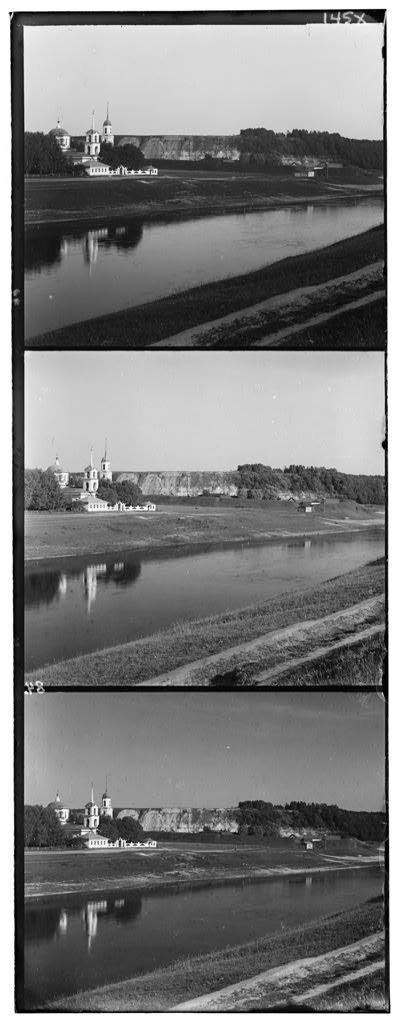
#> input picture MP1/part2/input/00125v.jpg, 400 x 1024 px; its folder holds only this picture in this run
$ python main4.py   (older library calls are emulated)
#> lines starting #> are read from the running program, lines starting #| are printed output that depends on the picture
import cv2
import numpy as np
import os
import time
import csv

def laplace_of_gaussian(image, sigma=0.01):
    """Apply a Laplacian of Gaussian filter to an image."""
    blurred = cv2.GaussianBlur(image, (5, 5), sigma)
    log_image = cv2.Laplacian(blurred, cv2.CV_64F)
    return log_image

def findshift(image1og, image2og):
    """Find the shift between two images."""
    image1 = laplace_of_gaussian(image1og)
    image2 = laplace_of_gaussian(image2og)

    fimage1 = np.fft.fft2(image1)
    fimage2 = np.fft.fft2(image2)
    fcimage2 = np.conjugate(fimage2)

    fc21 = fimage1 * fcimage2
    ifc = np.abs(np.fft.ifft2(fc21))

    max_index = np.unravel_index(np.argmax(ifc), ifc.shape)
    shift = (max_index[0], max_index[1])
    aligned_image2 = np.roll(image2og, shift, axis=(0, 1))

    return shift, aligned_image2, fc21

def visualize_inverse_fourier(fc_image, title):
    """Visualize the Inverse Fourier Transform of the given frequency domain image."""
    ifc_image = np.abs(np.fft.ifft2(fc_image))
    ifc_image = cv2.normalize(ifc_image, None, 0, 255, cv2.NORM_MINMAX).astype(np.uint8)
    return ifc_image

# Define base directory
base_dir = os.path.dirname(os.path.abspath(__file__))

# Define input and output directories
input_dir = os.path.join(base_dir, "input")
output_dir = os.path.join(base_dir, "results")

# Create output directory if it doesn't exist
os.makedirs(output_dir, exist_ok=True)

stamp = []

for filename in os.listdir(input_dir):
    if filename.lower().endswith((".jpg", ".jpeg", ".png",".tif",".TIF")):
        image_path = os.path.join(input_dir, filename)
        start_time = time.time()

        try:
            img = cv2.imread(image_path, cv2.IMREAD_GRAYSCALE)
#> img is the input picture: shape (1024, 400); min 0, max 255, mean 124.2
            if img is None:
                raise ValueError(f"Failed to read image: {filename}")

            height, width = img.shape
#> height = 1024; width = 400
            part_height = height // 3
#> part_height = 341
            blue = img[0:part_height, 0:width]
            green = img[part_height:2*part_height, 0:width]
            red = img[2*part_height:3*part_height, 0:width]
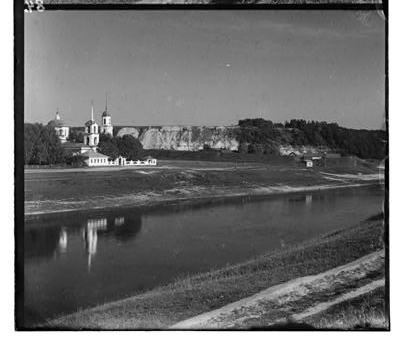
#> red: shape (341, 400); min 0, max 255, mean 106.9

            h, w = blue.shape
#> h = 341; w = 400
            crop_amount = int(0.12 * w)
#> crop_amount = 48
            crop_blue = blue[crop_amount:h-crop_amount, crop_amount:w-crop_amount]
            crop_green = green[crop_amount:h-crop_amount, crop_amount:w-crop_amount]
            crop_red = red[crop_amount:h-crop_amount, crop_amount:w-crop_amount]

            sg, ab, fc21g = findshift(crop_blue, crop_green)
#> in findshift, `ifc = np.abs(np.fft.ifft2(fc21))`:
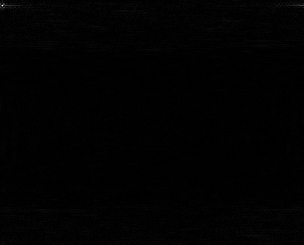
#> ifc: shape (245, 304) float64; min 5, max 19044616, mean 150666; drawn with min black and max white
#> in findshift, `max_index = np.unravel_index(np.argmax(ifc), ifc.shape)`: max_index = (5, 2)
#> in findshift, `aligned_image2 = np.roll(image2og, shift, axis=(0, 1))`:
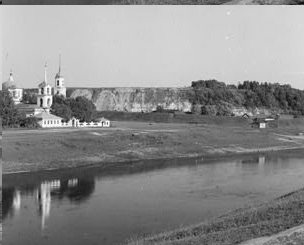
#> aligned_image2: shape (245, 304); min 6, max 255, mean 140.6
#> sg = (5, 2)
            sr, ar, fc21r = findshift(crop_blue, crop_red)
#> call 4 of laplace_of_gaussian, with sigma = 0.01
#> in laplace_of_gaussian (call 4), `log_image = cv2.Laplacian(blurred, cv2.CV_64F)`:
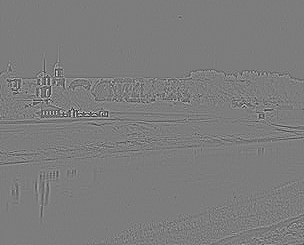
#> log_image: shape (245, 304) float64; min -326, max 340, mean 0; drawn with min black and max white
#> in findshift (call 2), `max_index = np.unravel_index(np.argmax(ifc), ifc.shape)`: max_index = (10, 1)
#> in findshift (call 2), `aligned_image2 = np.roll(image2og, shift, axis=(0, 1))`:
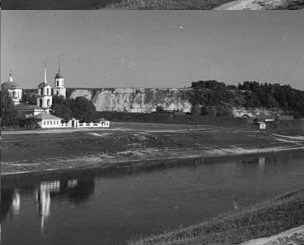
#> aligned_image2: shape (245, 304); min 3, max 255, mean 96.5
#> sr = (10, 1)

            print(f"Offset between Blue and Green: {sg}")
#| Offset between Blue and Green: (5, 2)
            print(f"Offset between Blue and Red: {sr}")
#| Offset between Blue and Red: (10, 1)

            imout = cv2.merge((crop_blue, ab, ar))
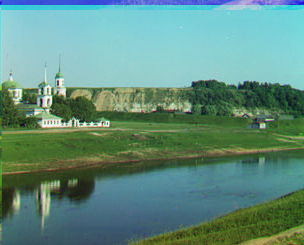
#> imout: shape (245, 304, 3); mean of channels 0, 1, 2 126.4, 140.6, 96.5; drawn as B, G, R

            bg_pre = visualize_inverse_fourier(np.fft.fft2(crop_blue) * np.conjugate(np.fft.fft2(crop_green)), "IFC Blue to Green - Unprocessed")
            br_pre = visualize_inverse_fourier(np.fft.fft2(crop_blue) * np.conjugate(np.fft.fft2(crop_red)), "IFC Blue to Red - Unprocessed")
#> call 2 of visualize_inverse_fourier, with fc_image = array of shape (245, 304), title = 'IFC Blue to Red - Unprocessed'
#> in visualize_inverse_fourier (call 2), `ifc_image = np.abs(np.fft.ifft2(fc_image))`:
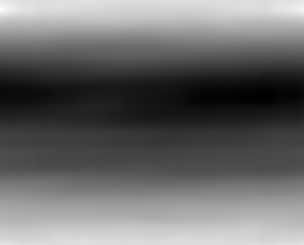
#> ifc_image: shape (245, 304) float64; min 797134859, max 1.06e+09, mean 908347650.3; drawn with min black and max white

            bg = visualize_inverse_fourier(fc21g, "IFC Blue to Green - Processed")
            br = visualize_inverse_fourier(fc21r, "IFC Blue to Red - Processed")

            end_time = time.time()
            total_time = end_time - start_time

            output_path = os.path.join(output_dir, os.path.splitext(filename)[0])
            os.makedirs(output_path, exist_ok=True)

            cv2.imwrite(os.path.join(output_path, "bg.png"), bg)
            cv2.imwrite(os.path.join(output_path, "br.png"), br)
            cv2.imwrite(os.path.join(output_path, "bg_pre.png"), bg_pre)
            cv2.imwrite(os.path.join(output_path, "br_pre.png"), br_pre)
            cv2.imwrite(os.path.join(output_path, "Aligned_result.png"), imout)

            stamp.append([filename, sg, sr, total_time])

        except Exception as e:
            print(f"Error processing {filename}: {str(e)}")

csv_file = os.path.join(output_dir, 'data_part1.csv')
try:
    with open(csv_file, mode='w', newline='') as file:
        writer = csv.writer(file)
        writer.writerow(['Filename', 'g_channel_shift (x,y)', 'r_channel_shift (x,y)', 'Total_time'])
        writer.writerows(stamp)
    print(f"CSV file saved successfully: {csv_file}")
except Exception as e:
    print(f"Error saving CSV file: {str(e)}")

$ run again, on MP1/part2/input/00398v.jpg
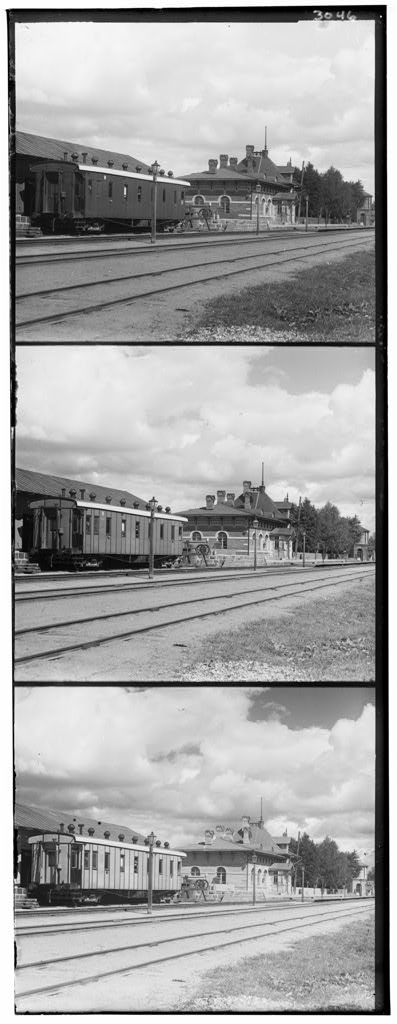
#> input picture MP1/part2/input/00398v.jpg, 397 x 1024 px
#> img is the input picture: shape (1024, 397); min 0, max 255, mean 163.6
#> max_index = (5, 3)
#> max_index = (11, 4)
#> in findshift (call 2), `aligned_image2 = np.roll(image2og, shift, axis=(0, 1))`:
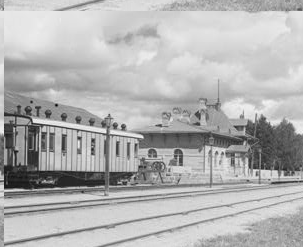
#> aligned_image2: shape (247, 303); min 0, max 249, mean 178
#| Offset between Blue and Green: (5, 3)
#| Offset between Blue and Red: (11, 4)
#> in visualize_inverse_fourier (call 2), `ifc_image = np.abs(np.fft.ifft2(fc_image))`:
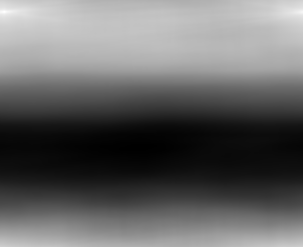
#> ifc_image: shape (247, 303) float64; min 1.97e+09, max 2.26e+09, mean 2.09e+09; drawn with min black and max white

$ run again, on MP1/part2/input/01112v.jpg
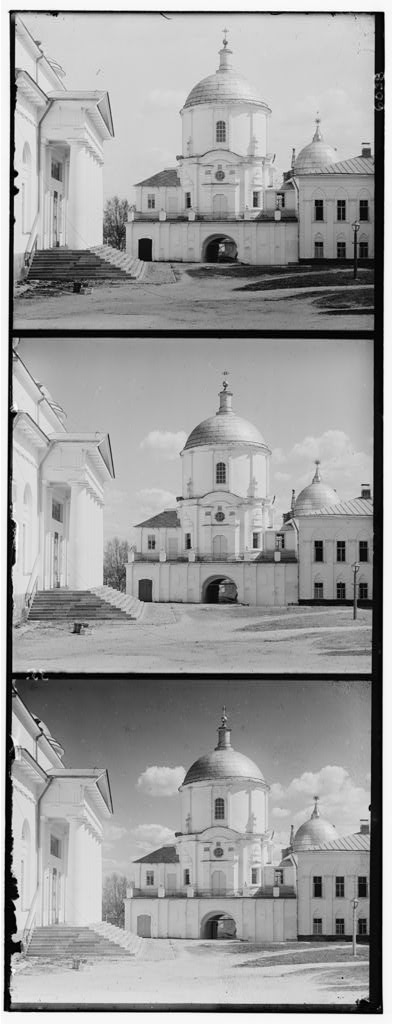
#> input picture MP1/part2/input/01112v.jpg, 393 x 1024 px
#> img is the input picture: shape (1024, 393); min 0, max 255, mean 157.6
#> max_index = (0, 0)
#> max_index = (5, 1)
#> in findshift (call 2), `aligned_image2 = np.roll(image2og, shift, axis=(0, 1))`:
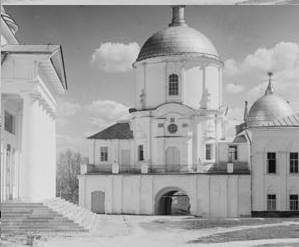
#> aligned_image2: shape (247, 299); min 5, max 234, mean 161.8
#| Offset between Blue and Green: (0, 0)
#| Offset between Blue and Red: (5, 1)
#> in visualize_inverse_fourier (call 2), `ifc_image = np.abs(np.fft.ifft2(fc_image))`:
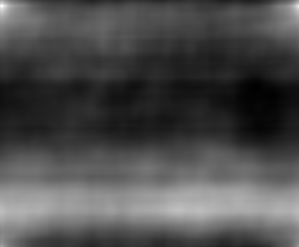
#> ifc_image: shape (247, 299) float64; min 1.92e+09, max 2.03e+09, mean 1.95e+09; drawn with min black and max white
